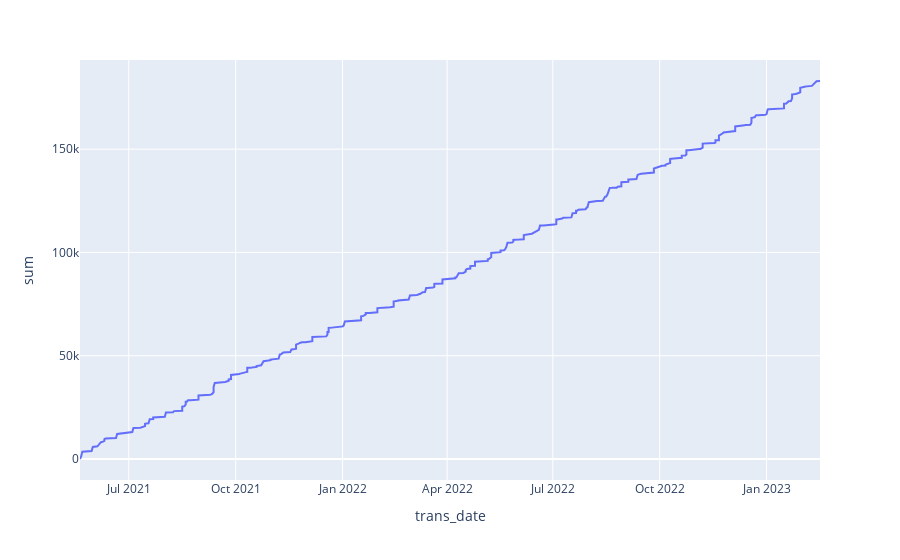

The code cell stored with this chart in its notebook:
### Code cell
df = df.assign(sum=df['amount'].cumsum())
px.line(df, x='trans_date', y='sum', labels={'x':'Date', 'y':'Price'})

### Figure 1 — Plotly figure (JSON) as saved in the notebook; plotly's stock layout.template omitted (floating-point values rounded to 4 significant figures; data arrays with more than 128 entries replaced by an {"elided": "..."} marker saying what was removed)
{"data": [{"hovertemplate": "trans_date=%{x}<br>sum=%{y}<extra></extra>", "legendgroup": "", "line": {"color": "#636efa", "dash": "solid"}, "marker": {"symbol": "circle"}, "mode": "lines", "name": "", "orientation": "v", "showlegend": false, "type": "scatter", "x": {"elided": "784 str values"}, "xaxis": "x", "y": {"elided": "784 int values"}, "yaxis": "y"}], "layout": {"legend": {"tracegroupgap": 0}, "margin": {"t": 60}, "xaxis": {"anchor": "y", "domain": [0, 1], "title": {"text": "trans_date"}}, "yaxis": {"anchor": "x", "domain": [0, 1], "title": {"text": "sum"}}}}
